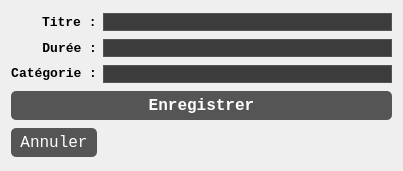
<?xml version="1.0" encoding="UTF-8"?>
<ui version="4.0">
 <class>Films</class>
 <widget class="QDialog" name="Films">
  <property name="geometry">
   <rect>
    <x>0</x>
    <y>0</y>
    <width>403</width>
    <height>171</height>
   </rect>
  </property>
  <property name="windowTitle">
   <string>Nouveau Film</string>
  </property>
  <property name="styleSheet">
   <string notr="true">QLineEdit, QComboBox {
    background-color: #3c3c3c;
    color: white;
    border: 1px solid #555;
}
QPushButton {
    background-color: #555;
    color: white;
    border-radius: 5px;
    padding: 5px;
}
QPushButton:hover {
    background-color: #777;
}
</string>
  </property>
  <layout class="QGridLayout" name="gridLayout">
   <item row="2" column="0" alignment="Qt::AlignRight">
    <widget class="QLabel" name="lblTitre">
     <property name="font">
      <font>
       <family>Consolas</family>
       <pointsize>10</pointsize>
       <weight>75</weight>
       <bold>true</bold>
      </font>
     </property>
     <property name="text">
      <string>Titre :</string>
     </property>
    </widget>
   </item>
   <item row="7" column="0">
    <widget class="QPushButton" name="btnAnnuler">
     <property name="font">
      <font>
       <family>Consolas</family>
       <pointsize>12</pointsize>
      </font>
     </property>
     <property name="text">
      <string>Annuler</string>
     </property>
    </widget>
   </item>
   <item row="4" column="0">
    <widget class="QLabel" name="lblDuree">
     <property name="font">
      <font>
       <family>Consolas</family>
       <pointsize>10</pointsize>
       <weight>75</weight>
       <bold>true</bold>
      </font>
     </property>
     <property name="text">
      <string>Durée :</string>
     </property>
     <property name="alignment">
      <set>Qt::AlignRight|Qt::AlignTrailing|Qt::AlignVCenter</set>
     </property>
    </widget>
   </item>
   <item row="5" column="0" alignment="Qt::AlignVCenter">
    <widget class="QLabel" name="lblCategorie">
     <property name="font">
      <font>
       <family>Consolas</family>
       <pointsize>10</pointsize>
       <weight>75</weight>
       <bold>true</bold>
      </font>
     </property>
     <property name="text">
      <string>Catégorie :</string>
     </property>
     <property name="alignment">
      <set>Qt::AlignRight|Qt::AlignTrailing|Qt::AlignVCenter</set>
     </property>
    </widget>
   </item>
   <item row="2" column="1">
    <widget class="QLineEdit" name="txtTitre"/>
   </item>
   <item row="4" column="1">
    <widget class="QLineEdit" name="txtDuree"/>
   </item>
   <item row="5" column="1">
    <widget class="QLineEdit" name="txtCategorie"/>
   </item>
   <item row="6" column="0" colspan="2">
    <widget class="QPushButton" name="btnEnregistrer">
     <property name="font">
      <font>
       <family>Consolas</family>
       <pointsize>12</pointsize>
       <weight>75</weight>
       <bold>true</bold>
      </font>
     </property>
     <property name="text">
      <string>Enregistrer</string>
     </property>
    </widget>
   </item>
  </layout>
 </widget>
 <resources/>
 <connections/>
</ui>
